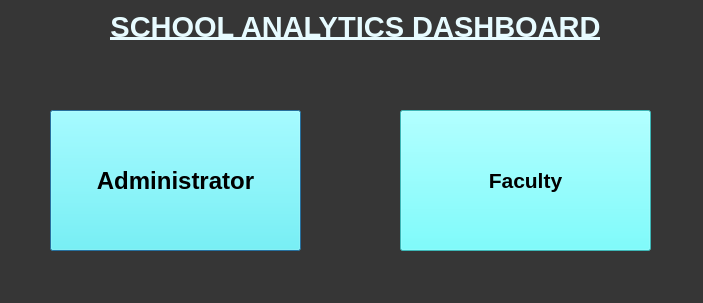
<?xml version="1.0" encoding="UTF-8"?>
<ui version="4.0">
 <class>Dialog</class>
 <widget class="QDialog" name="Dialog">
  <property name="geometry">
   <rect>
    <x>0</x>
    <y>0</y>
    <width>703</width>
    <height>303</height>
   </rect>
  </property>
  <property name="windowTitle">
   <string>Dialog</string>
  </property>
  <property name="styleSheet">
   <string notr="true">background-color:rgb(54,54,54);</string>
  </property>
  <widget class="QLabel" name="label">
   <property name="geometry">
    <rect>
     <x>30</x>
     <y>10</y>
     <width>651</width>
     <height>101</height>
    </rect>
   </property>
   <property name="font">
    <font>
     <family>MS Shell Dlg 2</family>
     <pointsize>22</pointsize>
     <weight>75</weight>
     <italic>false</italic>
     <bold>true</bold>
     <underline>true</underline>
    </font>
   </property>
   <property name="mouseTracking">
    <bool>false</bool>
   </property>
   <property name="layoutDirection">
    <enum>Qt::LeftToRight</enum>
   </property>
   <property name="autoFillBackground">
    <bool>false</bool>
   </property>
   <property name="styleSheet">
    <string notr="true">
color:rgb(231, 251, 255)</string>
   </property>
   <property name="text">
    <string>SCHOOL ANALYTICS DASHBOARD</string>
   </property>
   <property name="alignment">
    <set>Qt::AlignHCenter|Qt::AlignTop</set>
   </property>
   <property name="margin">
    <number>2</number>
   </property>
  </widget>
  <widget class="QPushButton" name="adminlogin">
   <property name="geometry">
    <rect>
     <x>50</x>
     <y>110</y>
     <width>251</width>
     <height>141</height>
    </rect>
   </property>
   <property name="font">
    <font>
     <pointsize>18</pointsize>
     <weight>75</weight>
     <bold>true</bold>
    </font>
   </property>
   <property name="styleSheet">
    <string notr="true">background-color:rgb(85, 255, 255);

</string>
   </property>
   <property name="text">
    <string>Administrator</string>
   </property>
  </widget>
  <widget class="QPushButton" name="facultylogin">
   <property name="geometry">
    <rect>
     <x>400</x>
     <y>110</y>
     <width>251</width>
     <height>141</height>
    </rect>
   </property>
   <property name="font">
    <font>
     <pointsize>16</pointsize>
     <weight>75</weight>
     <bold>true</bold>
    </font>
   </property>
   <property name="styleSheet">
    <string notr="true">background-color:rgb(85, 255, 255);

</string>
   </property>
   <property name="text">
    <string>Faculty</string>
   </property>
  </widget>
 </widget>
 <resources/>
 <connections/>
</ui>
